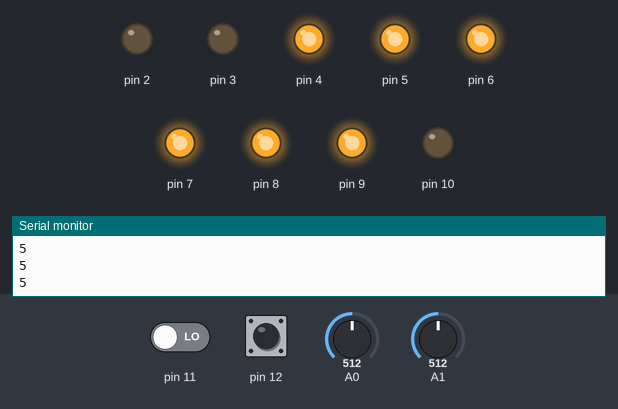
This sketch was run on a simulated Arduino Uno, built with avr-gcc and run on an emulated ATmega328P. Parts: output pins drawn as LEDs (lit = HIGH), the last lines printed to the serial monitor. The test bench sets the inputs (shaded band); at power-on: A1 = 512, pin 11 LOW, A0 = 512, pin 12 HIGH.

Above: at 1.2 s.
1.3 s: A1 set to 629
2.8 s: A1 set to 652
At 3.8 s:
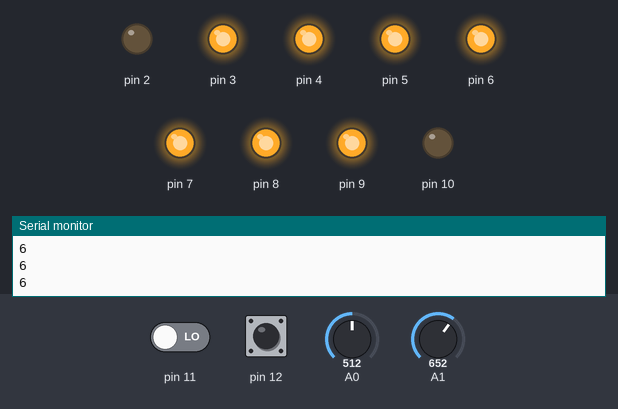
4.3 s: pin 11 driven HIGH
At 4.7 s:
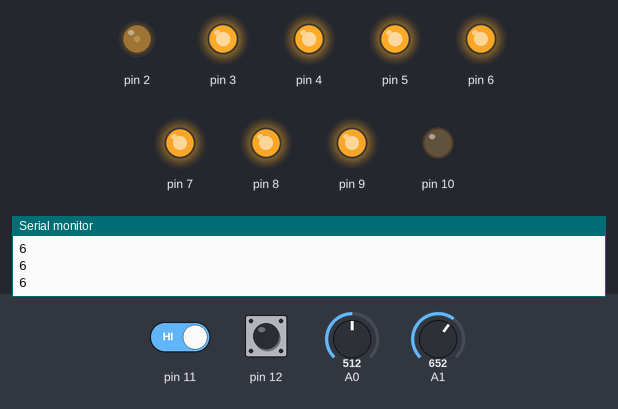
5.8 s: A0 set to 495
At 7.0 s:
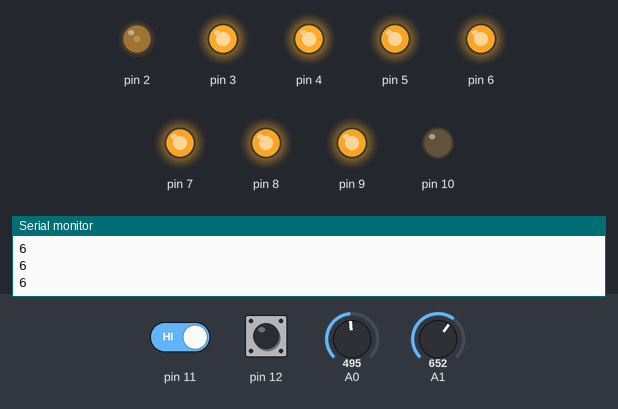
7.3 s: A0 set to 393
8.8 s: A0 set to 366
At 9.3 s:
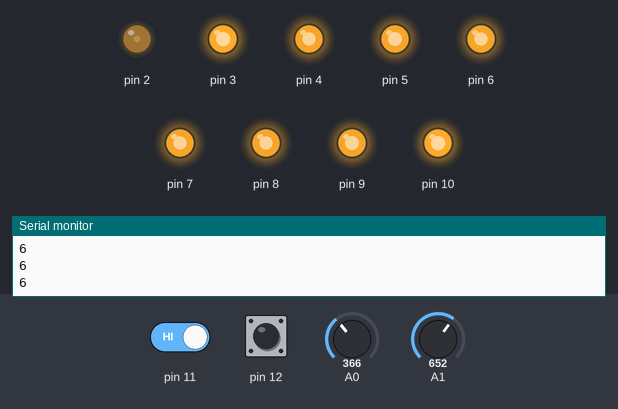
Timing chart, 0 to 11.3 s (numbered marks = the images above; inputs shaded):
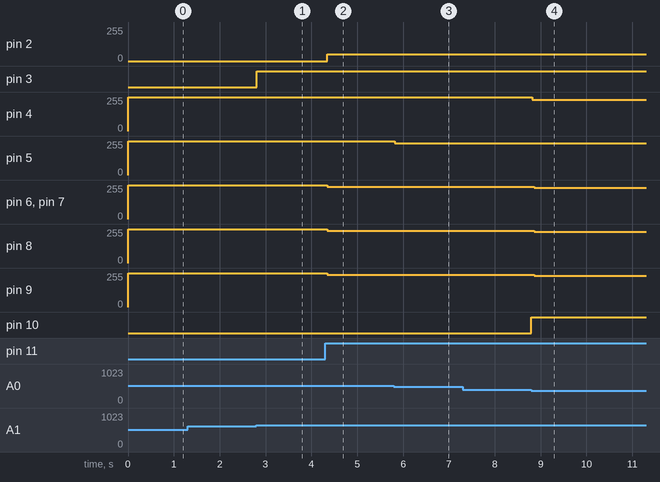

Measured:
- the behaviour switches between 639 and 640 on A1 (found by bisection; images 0 and 1)
- the behaviour switches between 384 and 383 on A0 (found by bisection; images 3 and 4)
- after the input at 2.8 s, pin 3: LOW → HIGH at once
- after the input at 4.3 s, pin 2: 0/255 → 50/255 at once; pin 6, pin 7: 255/255 → 241/255 at once; pin 8, pin 9: 255/255 → 242/255 at once
- after the input at 5.8 s, pin 5: 255/255 → 238/255 at once
- after the input at 7.3 s, every drawn part: stays the same
- after the input at 8.8 s, pin 4: 255/255 → 235/255 at once; pin 6, pin 7: 241/255 → 235/255 after 0.06 s; pin 8: 242/255 → 235/255 after 0.06 s; pin 9: 242/255 → 236/255 after 0.06 s; pin 10: LOW → HIGH at once

The sketch:

Challenge_2.ino
```cpp
int i;
int button1;
int button2;
int pot;
int light;
int temp1,temp2;
int count1=0, count2=0, count3=0;
void setup() {
  // put your setup code here, to run once:
for(i=2;i<=10;i++){
  pinMode(i,OUTPUT);
Serial.begin(9600);
}
pinMode(button1,INPUT);
pinMode(button2,INPUT);
}

void loop() {
  // put your main code here, to run repeatedly:
pot = analogRead(A0);
light = analogRead(A1);
button1 = digitalRead(11);
button2 = digitalRead(12);

if(button1==1&&button2==0){
temp1 = map(pot,0,1023,1,9);

  for(i=2;i<=temp1;i++)
    digitalWrite(i,HIGH);
  for(i=9;i>temp1;i--)
    digitalWrite(i,LOW);

    if(temp1==9)
    digitalWrite(10,HIGH);
    else
    digitalWrite(10,LOW);
}

if(button1==0&&button2==1){
  temp2 = map(light,0,1023,1,9);
Serial.println(temp2);
    for(i=9;i>=9-temp2;i--)
    digitalWrite(i,HIGH);
    for(i=2;i<(9-temp2);i++)
    digitalWrite(i,LOW);

    if(temp2==8)
    digitalWrite(10,HIGH);
    else
    digitalWrite(10,LOW);
}

if(button1==1&&button2==1){
  temp1 = map(pot,0,1023,1,9);
  temp2 = map(light,0,1023,1,9);

    for(i=2;i<=temp1;i++)
    digitalWrite(i,HIGH);

    for(i=9;i>temp1;i--)
    digitalWrite(i,LOW);

    for(i=9;i>=(9-temp2);i--)
    digitalWrite(i,HIGH);

    for(i=2;i<(9-temp2);i++)
    digitalWrite(i,LOW);

    if(temp1==9-temp2)
    digitalWrite(10,HIGH);
    else
    digitalWrite(10,LOW);

}


}
```
